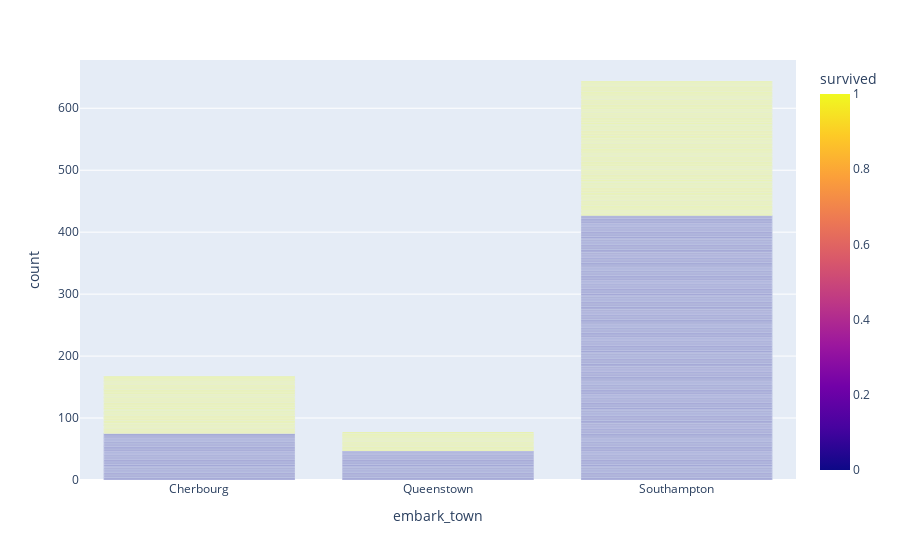

Notebook code cell kept with this figure:
### Code cell
px.bar(df.sort_values(by=['embark_town', 'survived']), x = 'embark_town', color='survived')

### Figure 1 — Plotly figure (JSON) as saved in the notebook; plotly's stock layout.template omitted (floating-point values rounded to 4 significant figures; data arrays with more than 128 entries replaced by an {"elided": "..."} marker saying what was removed)
{"data": [{"alignmentgroup": "True", "hovertemplate": "embark_town=%{x}<br>count=%{y}<br>survived=%{marker.color}<extra></extra>", "legendgroup": "", "marker": {"color": {"elided": "891 int values"}, "coloraxis": "coloraxis", "pattern": {"shape": ""}}, "name": "", "offsetgroup": "", "orientation": "v", "showlegend": false, "textposition": "auto", "type": "bar", "x": {"elided": "891 str values"}, "xaxis": "x", "y": {"elided": "891 int values"}, "yaxis": "y"}], "layout": {"barmode": "relative", "coloraxis": {"colorbar": {"title": {"text": "survived"}}, "colorscale": [[0, "#0d0887"], [0.1111, "#46039f"], [0.2222, "#7201a8"], [0.3333, "#9c179e"], [0.4444, "#bd3786"], [0.5556, "#d8576b"], [0.6667, "#ed7953"], [0.7778, "#fb9f3a"], [0.8889, "#fdca26"], [1, "#f0f921"]]}, "legend": {"tracegroupgap": 0}, "margin": {"t": 60}, "xaxis": {"anchor": "y", "domain": [0, 1], "title": {"text": "embark_town"}}, "yaxis": {"anchor": "x", "domain": [0, 1], "title": {"text": "count"}}}}
